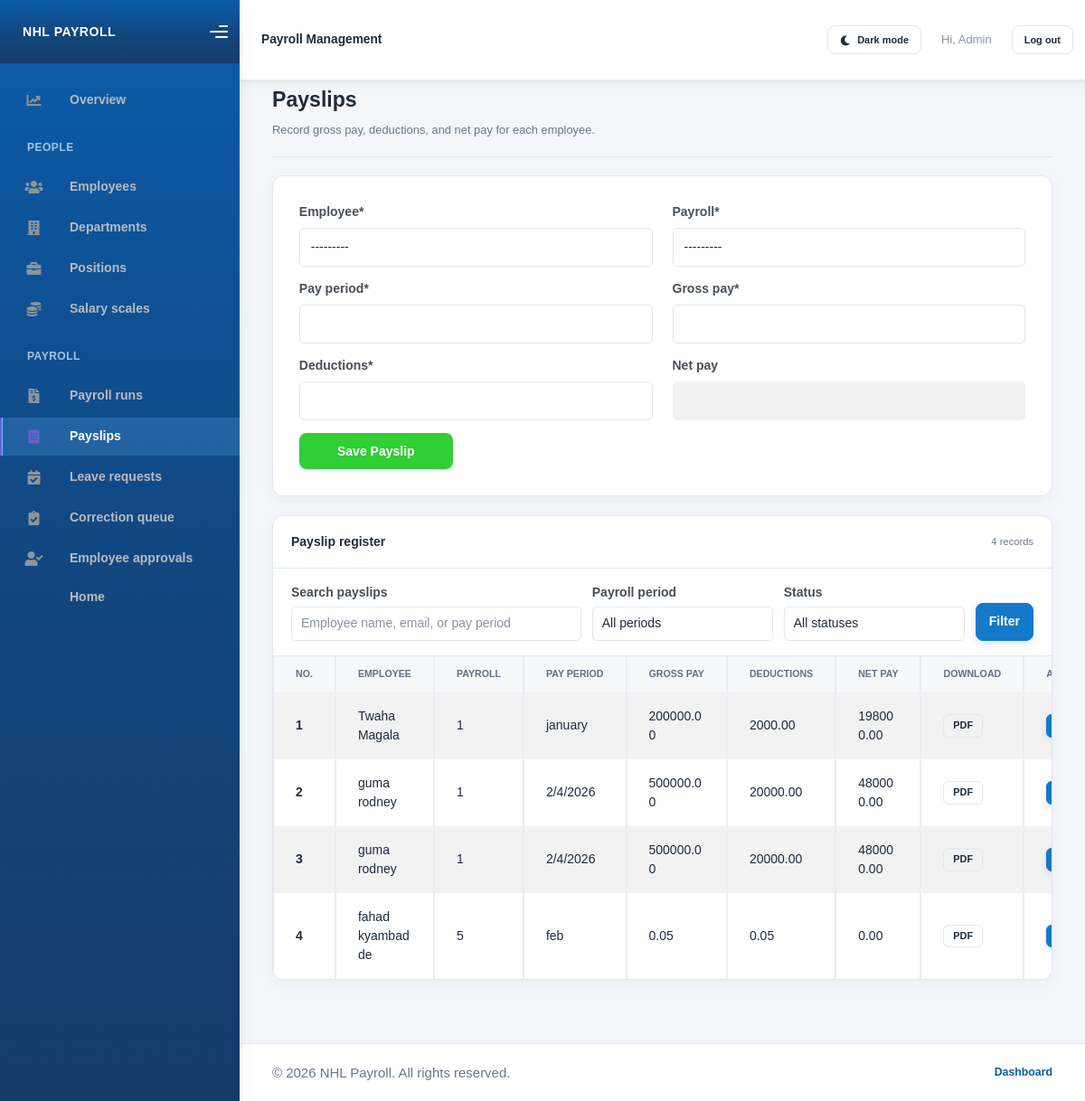
/add_payslip/ (signed in), run on the app's committed database.
### payroll/models.py (models this page shows, shortened)
class Payslip(models.Model):
    employee = models.ForeignKey(Employee,  on_delete=models.CASCADE)
    payroll = models.ForeignKey(Payroll,  on_delete=models.CASCADE)
    pay_period = models.CharField(max_length=50)
    gross_pay = models.DecimalField(
        max_digits=10, decimal_places=2, validators=[MinValueValidator(0)]
    )
    deductions = models.DecimalField(
        max_digits=10, decimal_places=2, validators=[MinValueValidator(0)]
    )
    net_pay =models.DecimalField(max_digits=10,decimal_places=2,blank=True,null=True)
    class Meta:
        constraints = [
            models.CheckConstraint(
                condition=Q(gross_pay__gte=0),
                name="payslip_gross_pay_nonnegative",
            ),
            models.CheckConstraint(
                condition=Q(deductions__gte=0),
                name="payslip_deductions_nonnegative",
            ),
            models.CheckConstraint(
                condition=Q(deductions__lte=models.F("gross_pay")),
                name="payslip_deductions_lte_gross_pay",
            ),
        ]

class Employee(models.Model):
    GENDER_CHOICES =[
        ('M','male'),
        ('F','female')
    ]
    First_name = models.CharField(max_length=50)
    last_name = models.CharField(max_length=50)
    contact = models.CharField(max_length=10,unique=True)
    email = models.EmailField(unique=True)
    department_name = models.ForeignKey(Department,  on_delete=models.CASCADE)
    position = models.ForeignKey(Position, on_delete=models.PROTECT)
    user = models.OneToOneField(
        settings.AUTH_USER_MODEL,
        null=True,
        blank=True,
        on_delete=models.SET_NULL,
        related_name="payroll_employee",
    )
    hire_date = models.DateField(default=timezone.localdate)
    age = models.IntegerField()
    gender = models.CharField(max_length=1,choices=GENDER_CHOICES)
    def __str__(self):
        return f"{self.First_name} {self.last_name}"

class Payroll(models.Model):
    month = models.IntegerField(
        validators=[MinValueValidator(1), MaxValueValidator(12)]
    )
    year = models.IntegerField(
        validators=[MinValueValidator(1900), MaxValueValidator(9999)]
    )
    status = models.CharField(max_length=20, default='pending')
    class Meta:
        constraints = [
            models.CheckConstraint(
                condition=Q(month__gte=1) & Q(month__lte=12),
                name="payroll_month_between_1_and_12",
            ),
            models.CheckConstraint(
                condition=Q(year__gte=1900) & Q(year__lte=9999),
                name="payroll_year_between_1900_and_9999",
            ),
            models.UniqueConstraint(
                fields=["month", "year"],
                name="unique_payroll_period",
            ),
        ]
    def __str__(self):
        return f"{self.month}/{self.year}"

### payroll/views.py (the view, shortened to what this page needs)
# urls.py: path('add_payslip/',add_payslip_view, name = 'add_payslip_page'),
@staff_member_required(login_url="login")
def add_payslip_view(request):
    message =''
    if request.method == "POST":
        payslip_form = PayslipForm(request.POST)
        if payslip_form.is_valid():
            payslip_form.save()
            message='payslip Added Successfully'
    else:
        payslip_form = PayslipForm()
    search_query = request.GET.get("q", "").strip()
    selected_payroll = request.GET.get("payroll", "").strip()
    selected_status = request.GET.get("status", "").strip()
    if not selected_payroll.isdigit():
        selected_payroll = ""
    payslips = Payslip.objects.select_related(
        "employee", "payroll"
    ).order_by("-payroll__year", "-payroll__month", "employee__last_name")
    if selected_payroll:
        payslips = payslips.filter(payroll_id=selected_payroll)
    if selected_status:
        payslips = payslips.filter(payroll__status__iexact=selected_status)
    payslip_page = Paginator(payslips, 10).get_page(request.GET.get("page"))
    context = {
        'form':payslip_form,
        'msg':message,
        'payslips':payslip_page.object_list,
        'payslip_page': payslip_page,
        'payroll_periods': Payroll.objects.order_by("-year", "-month"),
        'payroll_statuses': Payroll.objects.order_by()
        .values_list("status", flat=True)
        .distinct(),
        'search_query': search_query,
        'selected_payroll': selected_payroll,
        'selected_status': selected_status,
    }
    return render(request,"add_payslip.html",context)

### payroll/forms.py
class PayslipForm(ModelForm):
    class Meta:
        model = Payslip
        fields ='__all__'
        widgets = {
            'net_pay':forms.NumberInput(attrs={'readonly':'readonly'})
        }

### payroll/templates/add_payslip.html (shortened to what this page needs)
{% extends "./base.html" %}
{% load crispy_forms_tags %}
{% block content %}
<div class="page-shell">
    <div class="page-header">
        <div>
            <h1>Payslips</h1>
            <p>Record gross pay, deductions, and net pay for each employee.</p>
        </div>
    </div>
    <div class="card form-card p-4 mb-4">
        <form method="POST">
            {{form|crispy}}
            <button type="submit" class="btn btn-success w-100">Save Payslip</button>
        </form>
    </div>
    <div class="card">
        <div class="list-card-header">
            <h2>Payslip register</h2>
            <span>{{ payslip_page.paginator.count }} records</span>
        </div>
        <form method="get" class="list-filter-form">
            <div class="list-filter-search">
                <label for="payslip-search">Search payslips</label>
                <input
                    class="form-control"
                    id="payslip-search"
                    type="search"
                    name="q"
                    value="{{ search_query }}"
                    placeholder="Employee name, email, or pay period"
                >
            </div>
            <div class="list-filter-select">
                <label for="payslip-payroll">Payroll period</label>
                <select class="form-select" id="payslip-payroll" name="payroll">
                    <option value="">All periods</option>
                </select>
            </div>
            <div class="list-filter-select">
                <label for="payslip-status">Status</label>
                <select class="form-select" id="payslip-status" name="status">
                    <option value="">All statuses</option>
                </select>
            </div>
            <button type="submit" class="btn btn-primary">Filter</button>
        </form>
        <div class="table-responsive">
            <table class="table table-striped table-bordered align-middle" style="margin-bottom:0;">
                <thead>
                    <tr>
                        <th scope="col">No.</th>
                        <th scope="col">Employee</th>
                        <th scope="col">Payroll</th>
                        <th scope="col">Pay Period</th>
                        <th scope="col">Gross Pay</th>
                        <th scope="col">Deductions</th>
                        <th scope="col">Net Pay</th>
                        <th scope="col">Download</th>
                        <th scope="col">Action</th>
                    </tr>
                </thead>
                <tbody>
                    {% for payslip in payslips %}
                    <tr>
                        <th scope="row">{{payslip.id}}</th>
                        <td>{{payslip.employee.First_name}} {{ payslip.employee.last_name }}</td>
                        <td>{{payslip.payroll.id}}</td>
                        <td>{{payslip.pay_period}}</td>
                        <td>{{payslip.gross_pay}}</td>
                        <td>{{payslip.deductions}}</td>
                        <td>{{payslip.net_pay}}</td>
                        <td><a class="btn btn-sm btn-outline-secondary" data-payslip-download href="{% url 'download_payslip_page' payslip.id %}">PDF</a></td>
                        <td>
                            <a href="{% url 'edit_payslip_page' payslip.id%}" class='btn btn-sm btn-primary'>Edit</a>
                        </td>
                    </tr>
                    {% empty %}
                    <tr><td colspan="9" class="text-center text-muted py-4">
                        {% if search_query or selected_payroll or selected_status %}No payslips match these filters.{% else %}No payslips yet. Add a payslip using the form above.{% endif %}
                    </td></tr>
                    {% endfor %}
                </tbody>
            </table>
        </div>
    </div>
</div>
{% endblock content %}

### payroll/templates/base.html (shortened to what this page needs)
 <!DOCTYPE html>
<html>
    {%load static%}
    {% load crispy_forms_tags %}
<head>
    <link rel="stylesheet" href="{% static 'Kaiadmin/assets/css/bootstrap.min.css' %}">
    <link rel="stylesheet" href="{% static 'Kaiadmin/assets/css/plugins.min.css' %}">
    <link rel="stylesheet" href="{% static 'Kaiadmin/assets/css/kaiadmin.min.css' %}">
    <link rel="stylesheet" href="{% static 'Kaiadmin/assets/css/fonts.min.css' %}">
</head>
<body>
    <div class="wrapper">
        {% if user.is_authenticated %}
        <aside class="sidebar{% if not user.is_staff %} employee-sidebar{% endif %}" data-background-color="dark">
            <div class="sidebar-logo">
                <div class="logo-header" data-background-color="dark">
                    <a class="logo payroll-brand" href="{% if user.is_staff %}{% url 'dashboard_page' %}{% else %}{% url 'home_page' %}{% endif %}">NHL PAYROLL</a>
                    <div class="nav-toggle">
                        <button class="btn btn-toggle toggle-sidebar" type="button" aria-label="Toggle sidebar">
                            <i class="gg-menu-right"></i>
                        </button>
                    </div>
                </div>
            </div>
            <div class="sidebar-wrapper scrollbar scrollbar-inner">
                <div class="sidebar-content">
                    {% if user.is_staff %}
                    <ul class="nav nav-secondary">
                        <li class="nav-item {% if request.resolver_match.url_name == 'dashboard_page' %}active{% endif %}">
                            <a class="payroll-nav-link" href="{% url 'dashboard_page' %}"><i class="fas fa-chart-line"></i><p>Overview</p></a>
                        </li>
                        <li class="nav-section"><span class="sidebar-mini-icon"></span><h4 class="text-section">People</h4></li>
                        <li class="nav-item {% if 'employee' in request.path %}active{% endif %}"><a class="payroll-nav-link" href="{% url 'add_employee_page' %}"><i class="fas fa-users"></i><p>Employees</p></a></li>
                        <li class="nav-item {% if 'department' in request.path %}active{% endif %}"><a class="payroll-nav-link" href="{% url 'add_department_page' %}"><i class="fas fa-building"></i><p>Departments</p></a></li>
                        <li class="nav-item {% if 'position' in request.path %}active{% endif %}"><a class="payroll-nav-link" href="{% url 'add_position_page' %}"><i class="fas fa-briefcase"></i><p>Positions</p></a></li>
                        <li class="nav-item {% if 'salary_scale' in request.path %}active{% endif %}"><a class="payroll-nav-link" href="{% url 'add_salary_scale_page' %}"><i class="fas fa-coins"></i><p>Salary scales</p></a></li>
                        <li class="nav-section"><span class="sidebar-mini-icon"></span><h4 class="text-section">Payroll</h4></li>
                        <li class="nav-item {% if 'payroll' in request.path %}active{% endif %}"><a class="payroll-nav-link" href="{% url 'add_payroll_page' %}"><i class="fas fa-file-invoice-dollar"></i><p>Payroll runs</p></a></li>
                        <li class="nav-item {% if 'payslip' in request.path %}active{% endif %}"><a class="payroll-nav-link" href="{% url 'add_payslip_page' %}"><i class="fas fa-receipt"></i><p>Payslips</p></a></li>
                        <li class="nav-item {% if 'staff/leave-requests' in request.path %}active{% endif %}"><a class="payroll-nav-link" href="{% url 'staff_leave_requests_page' %}"><i class="fas fa-calendar-check"></i><p>Leave requests</p></a></li>
                        <li class="nav-item {% if 'staff/payroll-requests' in request.path %}active{% endif %}"><a class="payroll-nav-link" href="{% url 'staff_payroll_requests_page' %}"><i class="fas fa-clipboard-check"></i><p>Correction queue</p></a></li>
                        <li class="nav-item {% if 'staff/employee-data-requests' in request.path %}active{% endif %}"><a class="payroll-nav-link" href="{% url 'staff_employee_data_requests_page' %}"><i class="fas fa-user-check"></i><p>Employee approvals</p></a></li>
                        <li class="nav-item {% if request.resolver_match.url_name == 'home_page' %}active{% endif %}"><a class="payroll-nav-link" href="{% url 'home_page' %}"><p>Home</p></a></li>
                    </ul>
                    {% endif %}
                </div>
            </div>
        </aside>
        {% endif %}
        {% if user.is_authenticated %}
        <button class="mobile-nav-overlay" type="button" tabindex="-1" aria-label="Close navigation"></button>
        {% endif %}
        <div class="main-panel{% if not user.is_authenticated %} main-panel-auth{% endif %}">
            <div class="main-header">
                <nav class="navbar navbar-header navbar-header-transparent navbar-expand-lg border-bottom">
                    <div class="container-fluid">
                        <span class="navbar-brand mb-0 h1">{% if user.is_staff %}Payroll Management{% elif user.managed_department %}Department manager{% elif user.is_authenticated %}Employee self-service{% else %}Payroll Management{% endif %}</span>
                        <ul class="navbar-nav topbar-nav ms-md-auto align-items-center">
                            <li class="nav-item">
                                <button
                                    type="button"
                                    class="btn btn-sm btn-outline-secondary theme-toggle"
                                    id="theme-toggle"
                                    aria-label="Switch to dark mode"
                                    aria-pressed="false"
                                >
                                    <i class="fas fa-moon" id="theme-toggle-icon" aria-hidden="true"></i>
                                    <span id="theme-toggle-label">Dark mode</span>
                                </button>
                            </li>
                            {% if user.is_authenticated %}
                            <li class="nav-item"><span class="nav-link">Hi, {{ user.get_username }}</span></li>
                            <li class="nav-item">
                                <form method="post" action="{% url 'logout' %}">
                                    <button type="submit" class="btn btn-sm btn-outline-secondary">Log out</button>
                                </form>
                            </li>
                            {% else %}
                            <li class="nav-item"><a class="nav-link" href="{% url 'login' %}">Log in</a></li>
                            <li class="nav-item"><a class="nav-link" href="{% url 'sign_up_page' %}">Sign up</a></li>
                            {% endif %}
                        </ul>
                    </div>
                </nav>
            </div>
            <main class="content-wrapper payroll-content">
                {% block content %}{% endblock content %}
            </main>
            <footer class="site-footer">
                <p>&copy; {% now "Y" %} NHL Payroll. All rights reserved.</p>
                <nav class="site-footer-links" aria-label="Footer navigation">
                    {% if user.is_staff %}
                    <a href="{% url 'dashboard_page' %}">Dashboard</a>
                    {% else %}
                    <a href="{% url 'index_page' %}">Home</a>
                    {% endif %}
                </nav>
            </footer>
        </div>
    </div>
</body>
</html>

### data on the page
Payslip: id "1", employee.First_name "Twaha", employee.last_name "Magala", payroll.id "1", pay_period "january", gross_pay "200000.00", deductions "2000.00", net_pay "198000.00"
Payslip: id "2", employee.First_name "guma", employee.last_name "rodney", payroll.id "1", pay_period "2/4/2026", gross_pay "500000.00", deductions "20000.00", net_pay "480000.00"
Payslip: id "3", employee.First_name "guma", employee.last_name "rodney", payroll.id "1", pay_period "2/4/2026", gross_pay "500000.00", deductions "20000.00", net_pay "480000.00"
Payslip: id "4", employee.First_name "fahad", employee.last_name "kyambadde", payroll.id "5", pay_period "feb", gross_pay "0.05", deductions "0.05", net_pay "0.00"

### other printed values
{{ user.get_username }} "Admin"
{{ payslip_page.paginator.count }} "4"
